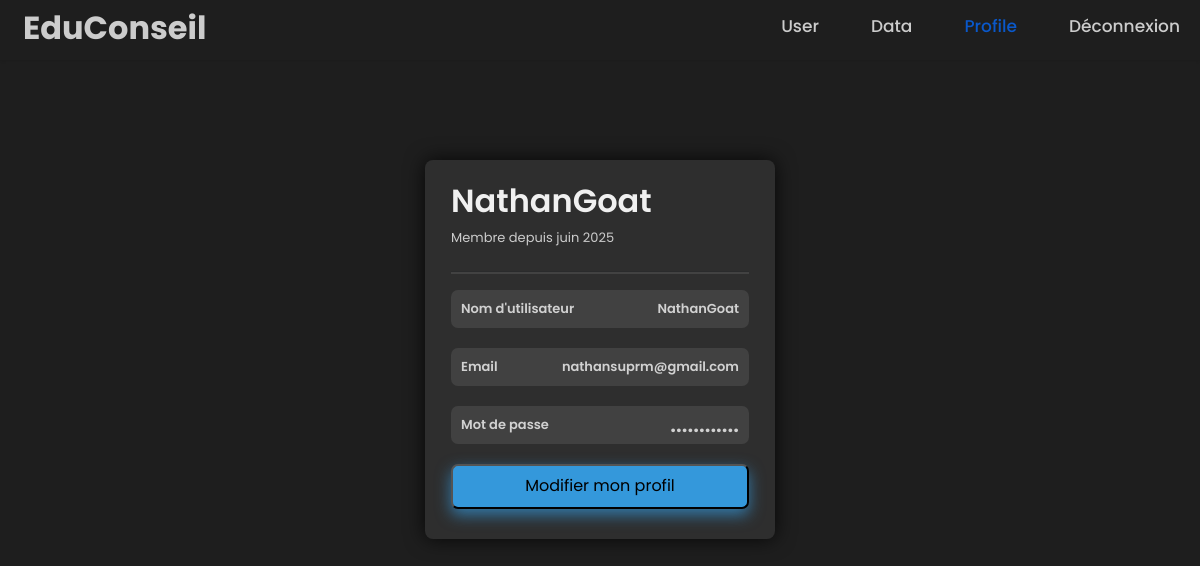
The page /profile.php (signed in) on the database its author committed.
### tables this page shows
CREATE TABLE `user_infos` (
  `id` int(11) NOT NULL,
  `Username` varchar(200) NOT NULL,
  `Email` varchar(255) NOT NULL,
  `password` varchar(255) NOT NULL,
  `token` varchar(255) DEFAULT NULL,
  `Permanent_token` varchar(255) DEFAULT NULL,
  `Admin` int(1) DEFAULT 0,
  `Created_at` timestamp NOT NULL DEFAULT current_timestamp(),
  `Updated_at` timestamp NOT NULL DEFAULT current_timestamp()
);

### profile.php (the view, shortened to what this page needs)
<?php
    require_once "connection.php";
    $requête="SELECT * FROM user_infos";
    $stmt=$connection->query($requête);
    $res=$stmt->fetchAll(PDO::FETCH_ASSOC);
    $year=str_split($res[0]["Created_at"],4)[0];
    $username=$res[0]["Username"];
    $email = $res[0]["Email"];
    $timestamp = strtotime($res[0]["Created_at"]);
    $mois_fr = [
        1 => "janvier", 2 => "février", 3 => "mars", 4 => "avril",
        5 => "mai", 6 => "juin", 7 => "juillet", 8 => "août",
        9 => "septembre", 10 => "octobre", 11 => "novembre", 12 => "décembre"
    ];
    $mois_num = (int)date("n", $timestamp);
    $mois_lettres = $mois_fr[$mois_num];
?>
<!DOCTYPE html>
<html lang="fr">
    <?php require_once "_header.php";?>
<head>
    <link href="https://cdn.jsdelivr.net/npm/bootstrap@5.3.6/dist/css/bootstrap.min.css" rel="stylesheet">
    <link rel="stylesheet" href="Css/style3.css">
</head>
<body>
    <div class="w-100 h-100 d-flex flex-column justify-content-center align-items-center">
        <div class="content">
            <div class="header">
                <h2 style="font-weight: 600;color:#f0f0f0;"><?=$username?></h2>
                <p style="color:#ccc;font-size:13px">Membre depuis <?=$mois_lettres?> <?=$year?></p>
            </div>
            <hr style="margin-left:26px;margin-right:26px;background-color:grey;height:3px;margin-block-start:7px">
            <div class="main">
                <div class="username">
                    <p>Nom d'utilisateur</p>
                    <p><?=$username?></p>
                </div>
                <div class="email">
                    <p>Email</p>
                    <p><?=$email?></p>
                </div>
                <div class="password">
                    <p>Mot de passe</p>
                    <p style="font-size: 22px;" class="pwd mb-3">............</p>
                </div>
                <form action="edit_profile.php" class="w-100">
                    <button class="button" name="edit">Modifier mon profil</button>
                </form>
            </div>
        </div>
    </div>
</body>
</html>

### Css/style3.css (style rules this page uses)
html,body { margin:0; padding:0; background-color: #1e1e1e; font-family: 'Poppins', sans-serif; }
.content { position: absolute; top:20%; width: 350px; height: fit-content; background-color: #2e2e2e; border-radius:8px; box-shadow: 0 0 20px rgba(0,0,0,0.8); padding-bottom: 30px; }
.header { display: flex; margin-top: 22px; margin-left: 26px; flex-direction: column; color:#2e2e2e; }
.main { display: flex; flex-direction: column; align-items: center; justify-content: center; margin-left:26px; margin-right:26px; margin-top: 2px; color:#f0f0f0; gap:20px; }
.main .username , .main .email , .main .password { display: flex; width: 100%; gap: 20px; background-color: #414141; justify-content: space-between; padding-left: 10px; padding-right: 10px; align-items: center; border-radius: 7px; height: 38px; }
.main .username p , .main .email p,.main .password p { font-weight: 600; font-size: 13px; color: #d1d1d1; margin:0 !important ; }
.button { margin-top:0px; height: 45px; border-radius: 7px; background-color: #3498db; box-shadow: 0 6px 15px rgba(52, 152, 219, 0.7); width: 100%; }

### _header.php (style rules this page uses)
* { margin: 0; padding: 0px; box-sizing: border-box; }

### rows shown on the page
user_infos: Username "NathanGoat", Created_at "juin", Created_at "2025", Email "nathansuprm@gmail.com"
